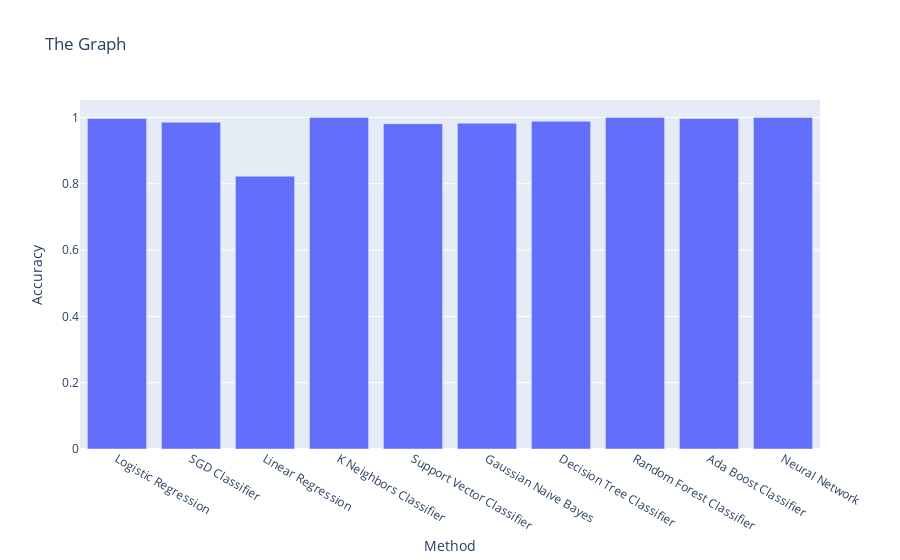

Notebook code for this chart:
### Code cell
fig = go.Figure()
fig.add_trace(go.Bar(x=table_2.method, y=table_2.accuracy))

fig.update_layout(title='The Graph', xaxis_title='Method', yaxis_title='Accuracy')
iplot(fig)

### Figure 1 — Plotly figure (JSON) as saved in the notebook; plotly's stock layout.template omitted (floating-point values rounded to 4 significant figures)
{"data": [{"type": "bar", "x": ["Logistic Regression", "SGD Classifier", "Linear Regression", "K Neighbors Classifier", "Support Vector Classifier", "Gaussian Naive Bayes", "Decision Tree Classifier", "Random Forest Classifier", "Ada Boost Classifier", "Neural Network"], "y": [0.9971, 0.9855, 0.8229, 1, 0.9811, 0.9826, 0.9884, 1, 0.9971, 1]}], "layout": {"title": {"text": "The Graph"}, "xaxis": {"title": {"text": "Method"}}, "yaxis": {"title": {"text": "Accuracy"}}}}
